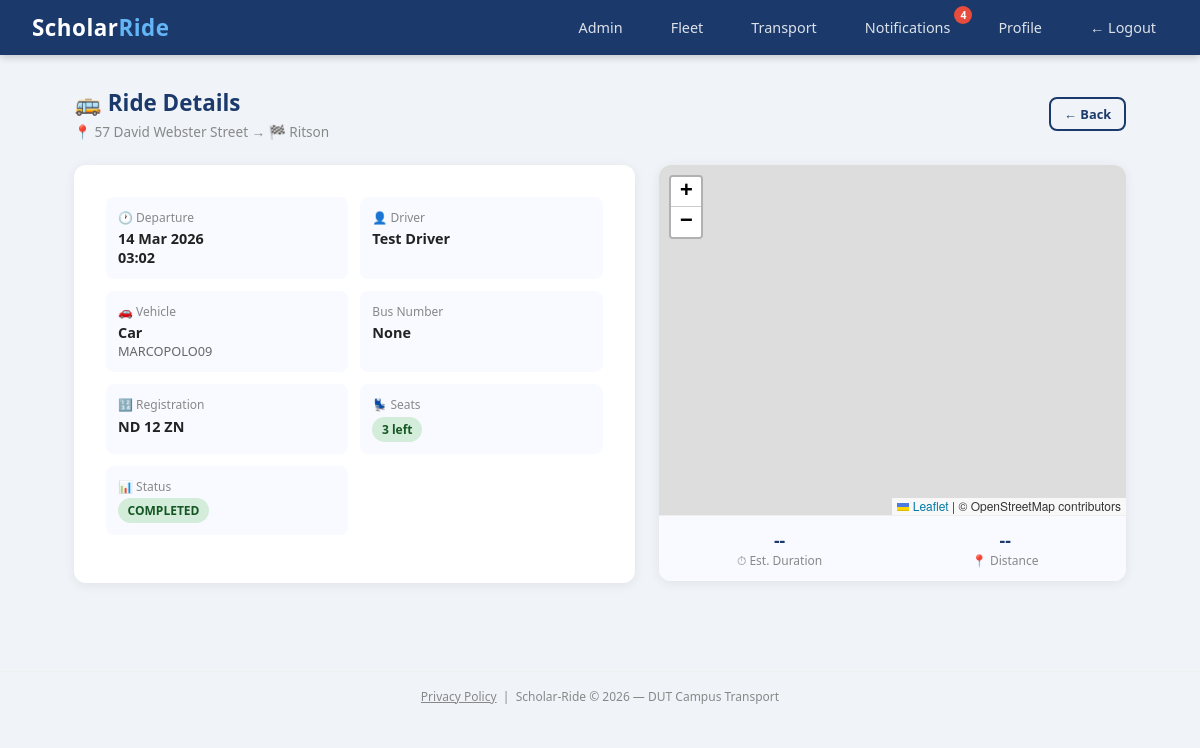
The page /rides/1 (signed in) on the database its author committed.
### scholar_ride/models.py (models this page shows)
class Ride(db.Model):
    id = db.Column(db.Integer, primary_key=True)
    driver_id = db.Column(db.Integer, db.ForeignKey('user.id'), nullable=False)
    origin = db.Column(db.String(200), nullable=False)
    destination = db.Column(db.String(200), nullable=False)
    departure_time = db.Column(db.DateTime, nullable=False)
    available_seats = db.Column(db.Integer, nullable=False)
    total_seats = db.Column(db.Integer, nullable=False)
    status = db.Column(db.String(20), default='active')
    created_at = db.Column(db.DateTime, default=datetime.utcnow)
    bookings = db.relationship('Booking', backref='ride', lazy=True)
    vehicle_type = db.Column(db.String(50), nullable=True)
    vehicle_model = db.Column(db.String(100), nullable=True)
    registration_number = db.Column(db.String(20), nullable=True)
    completed_at = db.Column(db.DateTime, nullable=True)
    bus_number = db.Column(db.String(20), nullable=True)

class User(db.Model, UserMixin):
    id = db.Column(db.Integer, primary_key=True)
    student_number = db.Column(db.String(20), unique=True, nullable=True)
    staff_number = db.Column(db.String(20), unique=True, nullable=True)
    full_name = db.Column(db.String(100), nullable=False)
    email = db.Column(db.String(120), unique=True, nullable=False)
    phone = db.Column(db.String(20), nullable=False)
    password_hash = db.Column(db.String(128), nullable=False)
    role = db.Column(db.String(20), default='student')
    department = db.Column(db.String(100), nullable=True)
    verified = db.Column(db.Boolean, default=False)
    approval_status = db.Column(db.String(20), default='pending')
    otp = db.Column(db.String(6), nullable=True)
    created_at = db.Column(db.DateTime, default=datetime.utcnow)
    driver_code = db.Column(db.String(20), nullable=True)
    rides = db.relationship('Ride', backref='driver', lazy=True)
    bookings = db.relationship('Booking', backref='student', lazy=True)
    session_token = db.Column(db.String(100), nullable=True)

### scholar_ride/routes/rides.py (the view, shortened to what this page needs)
@rides.route('/rides/<int:ride_id>')
@login_required
def ride_detail(ride_id):
    from scholar_ride.models import OverflowRequest
    ride = Ride.query.get_or_404(ride_id)
    bookings = Booking.query.filter_by(ride_id=ride_id).all()
    already_booked = False
    booking_status = None
    overflow_pending = OverflowRequest.query.filter_by(
        original_ride_id=ride_id,
        status='pending'
    ).first() is not None
    dispute_count = 0
    if current_user.role in ['student', 'staff']:
        from scholar_ride.models import Dispute
        dispute_count = Dispute.query.filter_by(
            reported_by=current_user.id,
            ride_id=ride_id
        ).count()
    return render_template('rides/detail.html',
                           ride=ride,
                           bookings=bookings,
                           already_booked=already_booked,
                           booking_status=booking_status,
                           overflow_pending=overflow_pending,
                           dispute_count=dispute_count)

### scholar_ride/models.py (called while the page is built)
@login_manager.user_loader
def load_user(user_id):
    return User.query.get(int(user_id))

### scholar_ride/templates/rides/detail.html (shortened to what this page needs)
{% extends "base.html" %}
{% block content %}
<div class="page-header d-flex justify-between align-center mb-2">
    <div>
        <h4 style="color:#1B3A6B; margin-bottom:0.25rem;">🚌 Ride Details</h4>
        <p class="text-muted">📍 {{ ride.origin }} → 🏁 {{ ride.destination }}</p>
    </div>
    <a href="/rides" class="btn btn-outline btn-sm">← Back</a>
</div>
<div class="detail-wrapper">
    <div class="detail-left">
        <div class="card p-4 mb-3">
            <div class="info-grid">
                <div class="info-item">
                    <div class="lbl">🕐 Departure</div>
                    <div class="val">{{ ride.departure_time.strftime('%d %b %Y') }}</div>
                    <div class="val">{{ ride.departure_time.strftime('%H:%M') }}</div>
                </div>
                <div class="info-item">
                    <div class="lbl">👤 Driver</div>
                    <div class="val">{{ ride.driver.full_name }}</div>
                </div>
                <div class="info-item">
                    <div class="lbl">🚗 Vehicle</div>
                    <div class="val">{{ ride.vehicle_type or 'N/A' }}</div>
                    <div style="font-size:0.8rem; color:#666;">{{ ride.vehicle_model or '' }}</div>
                </div>
                <div class="info-item">
                    <div class="lbl">Bus Number</div>
                    <div class="val">{{ride.bus_number}}</div>
                </div>
                {% if current_user.role in['admin', 'driver'] %}
                <div class="info-item">
                    <div class="lbl">🔢 Registration</div>
                    <div class="val">{{ ride.registration_number or 'N/A' }}</div>
                </div>
                {% endif %}
                <div class="info-item">
                    <div class="lbl">💺 Seats</div>
                    <div class="val">
                        {% if ride.available_seats > 0 %}
                            <span class="badge badge-success">{{ ride.available_seats }} left</span>
                        {% else %}
                            <span class="badge badge-danger">Full</span>
                        {% endif %}
                    </div>
                </div>
                <div class="info-item">
                    <div class="lbl">📊 Status</div>
                    <div class="val">
                        <span class="badge
                            {% if ride.status == 'active' %}badge-primary
                            {% elif ride.status == 'cancelled' %}badge-danger
                            {% elif ride.status == 'delayed' %}badge-warning
                            {% elif ride.status == 'completed' %}badge-success
                            {% else %}badge-secondary{% endif %}">
                            {{ ride.status | upper }}
                        </span>
                    </div>
                </div>
            </div>
        </div>
    </div>
    <div class="detail-right">
        <div class="map-card">
            <div id="map"></div>
            <div class="route-info">
                <div class="route-stat">
                    <div class="stat-val" id="duration">--</div>
                    <div class="stat-lbl">⏱ Est. Duration</div>
                </div>
                <div class="route-stat">
                    <div class="stat-val" id="distance">--</div>
                    <div class="stat-lbl">📍 Distance</div>
                </div>
            </div>
        </div>
    </div>
</div>
<link rel="stylesheet" href="https://unpkg.com/leaflet@1.9.4/dist/leaflet.css"/>
<link rel="stylesheet" href="https://unpkg.com/leaflet.fullscreen@1.6.0/Control.FullScreen.css"/>
{% endblock %}

### scholar_ride/templates/base.html (style rules this page uses)
*, *::before, *::after { box-sizing: border-box; margin: 0; padding: 0; }
body { font-family: 'Segoe UI', Tahoma, Geneva, Verdana, sans-serif; background: #f0f4f8; color: #222; }
.card { background: white; border-radius: 12px; box-shadow: 0 2px 12px rgba(0,0,0,0.07); padding: 2rem; margin-bottom: 1.5rem; }
.btn { display: inline-block; padding: 0.65rem 1.4rem; border-radius: 8px; font-size: 0.9rem; font-weight: 600; cursor: pointer; border: none; text-decoration: none; text-align: center; transition: all 0.2s; }
.btn-outline { background: transparent; color: #1B3A6B; border: 2px solid #1B3A6B; }
.btn-sm { padding: 0.35rem 0.8rem; font-size: 0.8rem; }
.badge { display: inline-block; padding: 0.25rem 0.6rem; border-radius: 20px; font-size: 0.75rem; font-weight: 700; }
.badge-success { background: #d4edda; color: #155724; }
.text-muted { color: #888; font-size: 0.85rem; }
.mb-2 { margin-bottom: 1rem; }
.d-flex { display: flex; }
.justify-between { justify-content: space-between; }
.align-center { align-items: center; }
.page-header { margin-bottom: 1.5rem; }
.page-header h4 { color: #1B3A6B; font-size: 1.4rem; font-weight: 700; }

### scholar_ride/templates/rides/detail.html (style rules this page uses)
.detail-wrapper { display: flex; gap: 1.5rem; align-items: flex-start; }
.detail-left { flex: 1.2; min-width: 0; }
.detail-right { flex: 1; min-width: 0; }
.map-card { background: white; border-radius: 12px; box-shadow: 0 2px 12px rgba(0,0,0,0.07); overflow: hidden; position: sticky; top: 1rem; }
#map { height: 350px; width: 100%; z-index: 0; }
.route-info { display: flex; gap: 1rem; padding: 0.75rem 1rem; background: #f8faff; border-top: 1px solid #eee; }
.route-stat { flex: 1; text-align: center; }
.route-stat .stat-val { font-size: 1.1rem; font-weight: 700; color: #1B3A6B; }
.route-stat .stat-lbl { font-size: 0.75rem; color: #888; }
.info-grid { display: grid; grid-template-columns: 1fr 1fr; gap: 0.75rem; margin-bottom: 1rem; }
.info-item { background: #f8faff; border-radius: 8px; padding: 0.75rem; }
.info-item .lbl { font-size: 0.75rem; color: #888; margin-bottom: 0.2rem; }
.info-item .val { font-size: 0.9rem; font-weight: 600; color: #222; }

### rows shown on the page
Ride: origin "57 David Webster Street", destination "Ritson", departure_time "14 Mar 2026", departure_time "03:02", vehicle_type "Car", vehicle_model "MARCOPOLO09", bus_number "None", registration_number "ND 12 ZN", available_seats "3", status "COMPLETED"
User: driver.full_name "Test Driver"

### other values the page prints
{{ unread_count }} "4"
